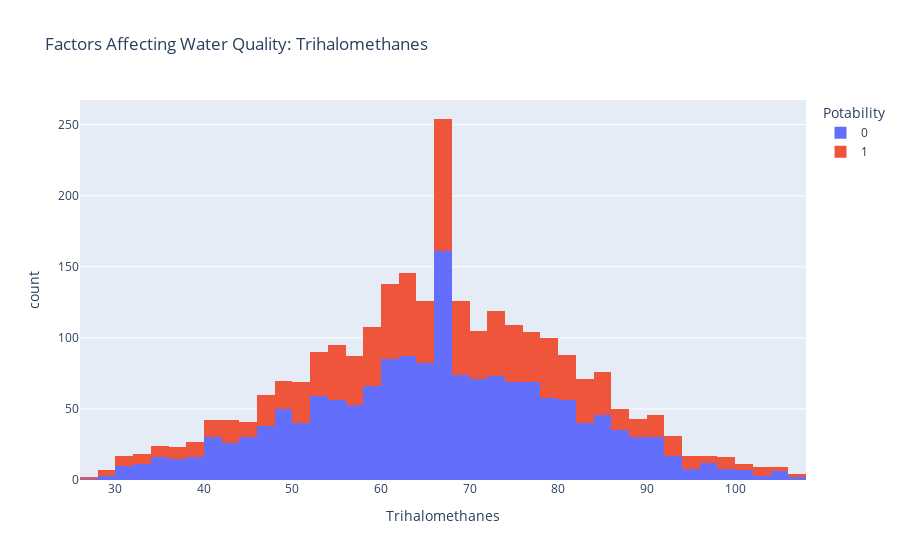

The code cell stored with this chart in its notebook:
### Code cell
figure = px.histogram(data, x = "Trihalomethanes",
                      color = "Potability",
                      title= "Factors Affecting Water Quality: Trihalomethanes")
figure.show()

### Figure 1 — Plotly figure (JSON) as saved in the notebook; plotly's stock layout.template omitted (floating-point values rounded to 4 significant figures; data arrays with more than 128 entries replaced by an {"elided": "..."} marker saying what was removed)
{"data": [{"alignmentgroup": "True", "bingroup": "x", "hovertemplate": "Potability=0<br>Trihalomethanes=%{x}<br>count=%{y}<extra></extra>", "legendgroup": "0", "marker": {"color": "#636efa", "pattern": {"shape": ""}}, "name": "0", "offsetgroup": "0", "orientation": "v", "showlegend": true, "type": "histogram", "x": {"elided": "1649 float values"}, "xaxis": "x", "yaxis": "y"}, {"alignmentgroup": "True", "bingroup": "x", "hovertemplate": "Potability=1<br>Trihalomethanes=%{x}<br>count=%{y}<extra></extra>", "legendgroup": "1", "marker": {"color": "#EF553B", "pattern": {"shape": ""}}, "name": "1", "offsetgroup": "1", "orientation": "v", "showlegend": true, "type": "histogram", "x": {"elided": "988 float values"}, "xaxis": "x", "yaxis": "y"}], "layout": {"barmode": "relative", "legend": {"title": {"text": "Potability"}, "tracegroupgap": 0}, "title": {"text": "Factors Affecting Water Quality: Trihalomethanes"}, "xaxis": {"anchor": "y", "domain": [0, 1], "title": {"text": "Trihalomethanes"}}, "yaxis": {"anchor": "x", "domain": [0, 1], "title": {"text": "count"}}}}
